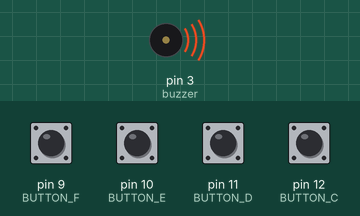
Bench run of a sketch on a simulated Arduino Uno, built with avr-gcc and run on an emulated ATmega328P. On the bench: buzzer (waves = sounding). Inputs (shaded band) come from the test bench; at power-on: pin 9 (BUTTON_F), pin 10 (BUTTON_E), pin 11 (BUTTON_D), pin 12 (BUTTON_C) HIGH.

Above: at 0.1 s.
Timing chart, 0 to 130.0 s (numbered marks = the images above):
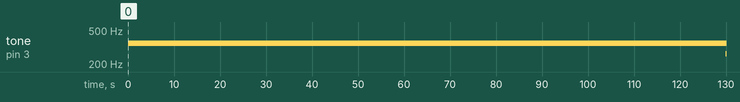

The sketch:

Mini_Piano.ino
```cpp
#define NOTE_C 262
#define NOTE_D 294
#define NOTE_E 330
#define NOTE_F 349

#define ACTIVATED LOW

const int buzzer = 3;

const int BUTTON_C = 12;
const int BUTTON_D = 11;
const int BUTTON_E = 10;
const int BUTTON_F = 9;

void setup()
{
  pinMode(buzzer, OUTPUT);

  pinMode(BUTTON_C, INPUT);
    digitalWrite(BUTTON_C, HIGH);
  pinMode(BUTTON_D, INPUT);
    digitalWrite(BUTTON_D, HIGH);
  pinMode(BUTTON_E, INPUT);
    digitalWrite(BUTTON_E, HIGH);
  pinMode(BUTTON_F, INPUT);
    digitalWrite(BUTTON_F, HIGH);
}

void loop()
{
  while(digitalRead(BUTTON_C) == ACTIVATED);
  {
    tone(buzzer, NOTE_C);
  }
  while(digitalRead(BUTTON_D) == ACTIVATED);
  {
    tone(buzzer, NOTE_D);
  }
  while(digitalRead(BUTTON_E) == ACTIVATED);
  {
    tone(buzzer, NOTE_E);
  }
  while(digitalRead(BUTTON_F) == ACTIVATED);
  {
    tone(buzzer, NOTE_F);
  }

}
```

Measured:
- by itself, tone on pin 3 (buzzer): silent → 349 Hz at 0.00 s, → 262 Hz 130 s later
